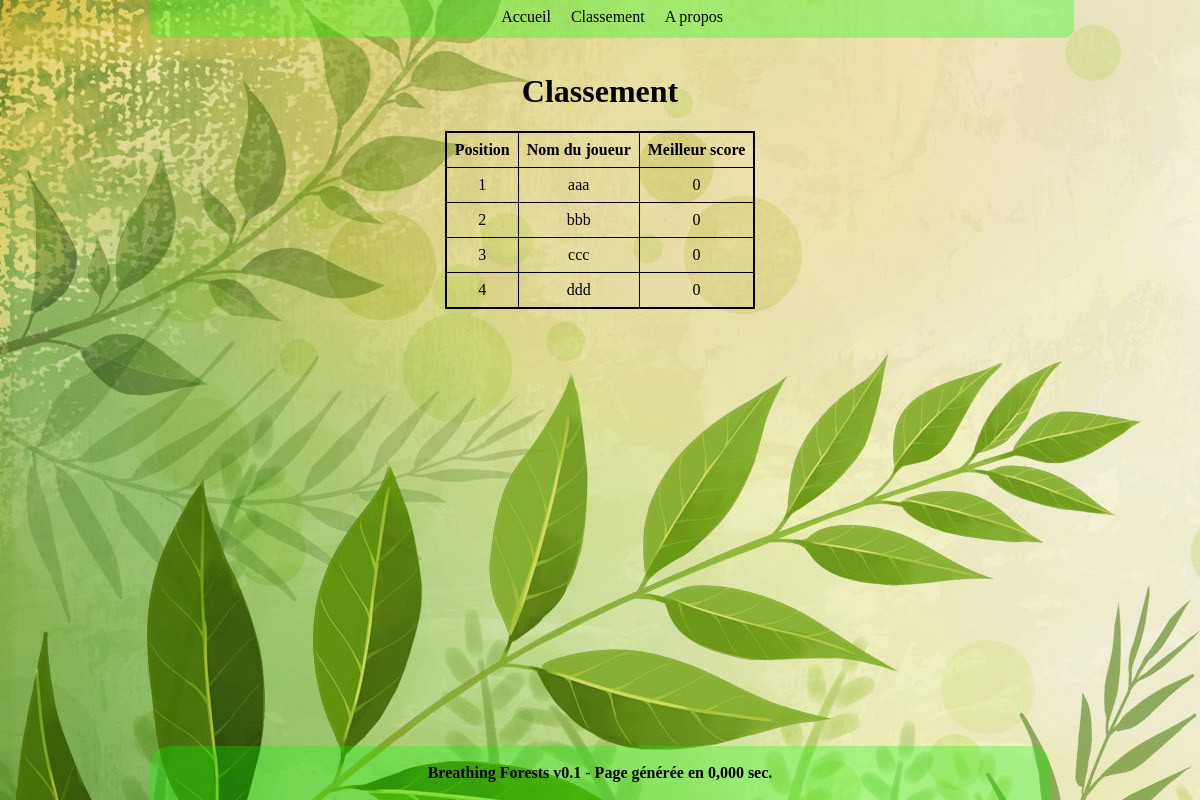
The page /leaderboard.php on the database as committed earlier.
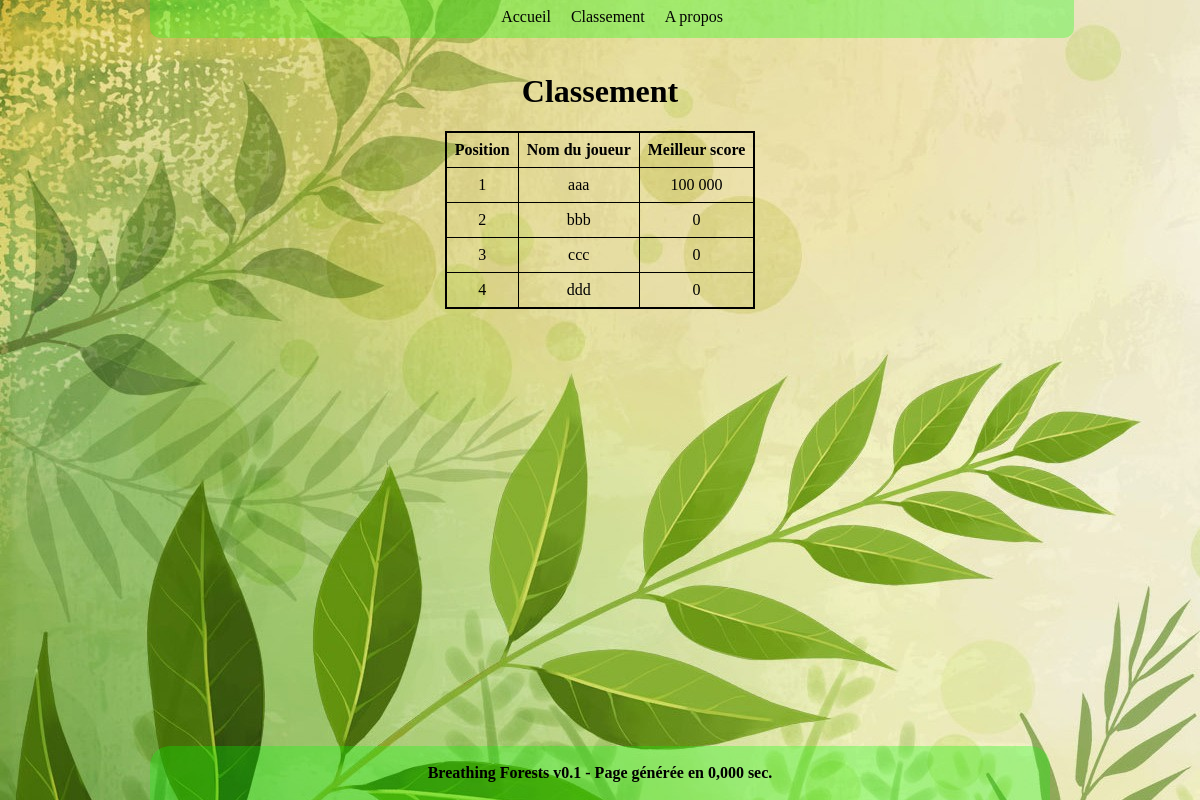
The same page on the database as committed later.
### tables this page shows
CREATE TABLE IF NOT EXISTS `user` (
  `PK_user` int(11) NOT NULL AUTO_INCREMENT,
  `username` varchar(20) NOT NULL,
  `password` varchar(20) NOT NULL,
  `money` int(11) NOT NULL DEFAULT '1000000',
  `actual_score` int(11) NOT NULL DEFAULT '0',
  `best_score` int(11) NOT NULL DEFAULT '0',
  `date_register` datetime NOT NULL DEFAULT CURRENT_TIMESTAMP,
  `date_last_login` datetime DEFAULT NULL,
  `auth_level` varchar(5) NOT NULL DEFAULT 'ok',
  PRIMARY KEY (`PK_user`)
);

### utilities/fonctions.php (called while the page is built, shortened)
<?php
    function display_nb($nb) {
        return number_format($nb, 0, ',', ' ');
    }

### leaderboard.php (the view, shortened to what this page needs)
<?php
    require_once 'includes/config.php';
    require_once 'includes/head.php';
?>
<body>
<?php
    require_once 'includes/menu.php';
?>
    <div id="main">
        <h1>Classement</h1>
        <?php
            $query_user = "SELECT username, best_score FROM user ORDER BY best_score DESC";
            $result_user = $bdd->query($query_user);
        ?>
        <table id="table_leaderboard">
            <tr>
                <th>
                    Position
                </th>
                <th>
                    Nom du joueur
                </th>
                <th>
                    Meilleur score
                </th>
            </tr>
<?php
        $rank = 1;
        while($row_user = $result_user->fetch(PDO::FETCH_ASSOC)) {
?>
            <tr>
                <?php if(isset($_SESSION['username']) && $row_user['username'] == $_SESSION['username']) { echo '<td class="myrank">'.$rank.'</td>'; } else { echo '<td>'.$rank.'</td>'; } ?>
                <?php if(isset($_SESSION['username']) && $row_user['username'] == $_SESSION['username']) { echo '<td class="myrank">'.$row_user['username'].'</td>'; } else { echo '<td>'.$row_user['username'].'</td>'; } ?>
                <?php if(isset($_SESSION['username']) && $row_user['username'] == $_SESSION['username']) { echo '<td class="myrank">'.display_nb($row_user['best_score']).'</td>'; } else { echo '<td>'.display_nb($row_user['best_score']).'</td>'; } ?>
            </tr>
<?php
            $rank++;
        }
?>
        </table>
    </div>
 <?php
    require_once 'includes/footer.php';
?>

Rows that differ between the two databases and show on the page:
changed user "aaa": best_score "0" → "100 000"
